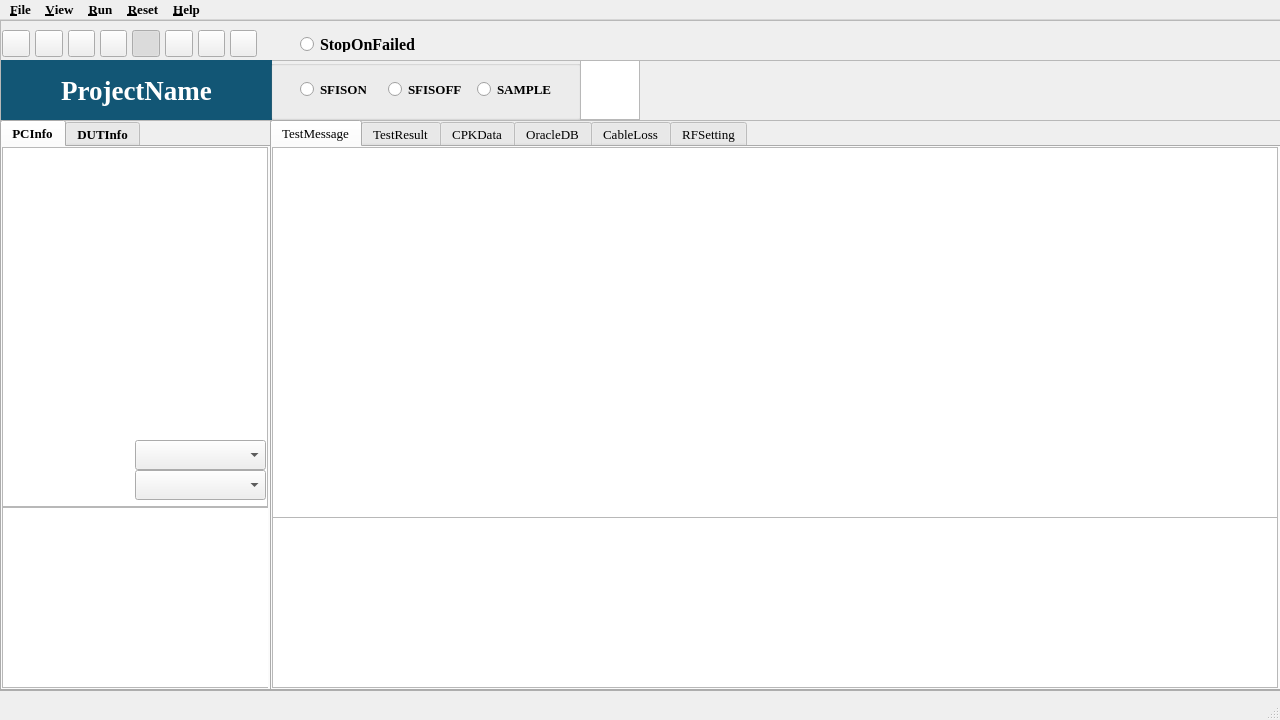
<?xml version="1.0" encoding="UTF-8"?>
<ui version="4.0">
 <class>MainWindow</class>
 <widget class="QMainWindow" name="MainWindow">
  <property name="geometry">
   <rect>
    <x>0</x>
    <y>0</y>
    <width>1280</width>
    <height>720</height>
   </rect>
  </property>
  <property name="minimumSize">
   <size>
    <width>1280</width>
    <height>720</height>
   </size>
  </property>
  <property name="maximumSize">
   <size>
    <width>1280</width>
    <height>720</height>
   </size>
  </property>
  <property name="font">
   <font>
    <family>Times New Roman</family>
    <pointsize>10</pointsize>
   </font>
  </property>
  <property name="windowTitle">
   <string>MFGTestTool</string>
  </property>
  <property name="windowIcon">
   <iconset>
    <normaloff>C:/Users/Administrator/.designer/backup/icon/matlab.ico</normaloff>C:/Users/Administrator/.designer/backup/icon/matlab.ico</iconset>
  </property>
  <widget class="QWidget" name="centralwidget">
   <widget class="QFrame" name="frame">
    <property name="geometry">
     <rect>
      <x>0</x>
      <y>0</y>
      <width>1281</width>
      <height>41</height>
     </rect>
    </property>
    <property name="frameShape">
     <enum>QFrame::StyledPanel</enum>
    </property>
    <property name="frameShadow">
     <enum>QFrame::Raised</enum>
    </property>
    <widget class="QPushButton" name="pb_Openfile">
     <property name="geometry">
      <rect>
       <x>2</x>
       <y>10</y>
       <width>28</width>
       <height>27</height>
      </rect>
     </property>
     <property name="toolTip">
      <string>Load Setting File</string>
     </property>
     <property name="styleSheet">
      <string notr="true">QPushButton{border-image: url(gif/open-folder.gif)}</string>
     </property>
     <property name="text">
      <string/>
     </property>
     <property name="checkable">
      <bool>true</bool>
     </property>
     <property name="checked">
      <bool>false</bool>
     </property>
     <property name="autoExclusive">
      <bool>true</bool>
     </property>
    </widget>
    <widget class="QPushButton" name="pb_Run">
     <property name="geometry">
      <rect>
       <x>35</x>
       <y>10</y>
       <width>28</width>
       <height>27</height>
      </rect>
     </property>
     <property name="toolTip">
      <string>Run Testing</string>
     </property>
     <property name="styleSheet">
      <string notr="true">QPushButton{border-image: url(gif/fastforward.gif)}</string>
     </property>
     <property name="text">
      <string/>
     </property>
     <property name="checkable">
      <bool>true</bool>
     </property>
     <property name="checked">
      <bool>false</bool>
     </property>
     <property name="autoExclusive">
      <bool>true</bool>
     </property>
    </widget>
    <widget class="QPushButton" name="pb_Devicemgr">
     <property name="geometry">
      <rect>
       <x>100</x>
       <y>10</y>
       <width>27</width>
       <height>27</height>
      </rect>
     </property>
     <property name="toolTip">
      <string>Device Manager</string>
     </property>
     <property name="styleSheet">
      <string notr="true">QPushButton{border-image: url(gif/home.gif)}</string>
     </property>
     <property name="text">
      <string/>
     </property>
     <property name="checkable">
      <bool>true</bool>
     </property>
     <property name="checked">
      <bool>false</bool>
     </property>
     <property name="autoExclusive">
      <bool>true</bool>
     </property>
    </widget>
    <widget class="QPushButton" name="pb_Remote">
     <property name="geometry">
      <rect>
       <x>68</x>
       <y>10</y>
       <width>27</width>
       <height>27</height>
      </rect>
     </property>
     <property name="toolTip">
      <string>Connect Remote PC</string>
     </property>
     <property name="styleSheet">
      <string notr="true">QPushButton{border-image: url(gif/user.gif)}</string>
     </property>
     <property name="text">
      <string/>
     </property>
     <property name="checkable">
      <bool>true</bool>
     </property>
     <property name="checked">
      <bool>false</bool>
     </property>
     <property name="autoExclusive">
      <bool>true</bool>
     </property>
    </widget>
    <widget class="QPushButton" name="pb_Register">
     <property name="geometry">
      <rect>
       <x>165</x>
       <y>10</y>
       <width>28</width>
       <height>27</height>
      </rect>
     </property>
     <property name="toolTip">
      <string>Register</string>
     </property>
     <property name="styleSheet">
      <string notr="true">QPushButton{border-image: url(gif/calendar.gif)}</string>
     </property>
     <property name="text">
      <string/>
     </property>
     <property name="checkable">
      <bool>true</bool>
     </property>
     <property name="checked">
      <bool>false</bool>
     </property>
     <property name="autoExclusive">
      <bool>true</bool>
     </property>
    </widget>
    <widget class="QPushButton" name="pb_Command">
     <property name="geometry">
      <rect>
       <x>132</x>
       <y>10</y>
       <width>28</width>
       <height>27</height>
      </rect>
     </property>
     <property name="toolTip">
      <string>Dos Command</string>
     </property>
     <property name="styleSheet">
      <string notr="true">QPushButton{border-image: url(gif/edit.gif)}</string>
     </property>
     <property name="text">
      <string/>
     </property>
     <property name="checkable">
      <bool>true</bool>
     </property>
     <property name="checked">
      <bool>true</bool>
     </property>
     <property name="autoExclusive">
      <bool>true</bool>
     </property>
    </widget>
    <widget class="QPushButton" name="pb_PingTest">
     <property name="geometry">
      <rect>
       <x>230</x>
       <y>10</y>
       <width>27</width>
       <height>27</height>
      </rect>
     </property>
     <property name="toolTip">
      <string>Ping Host Test</string>
     </property>
     <property name="styleSheet">
      <string notr="true">QPushButton{border-image: url(gif/headphones.gif)}</string>
     </property>
     <property name="text">
      <string/>
     </property>
     <property name="checkable">
      <bool>true</bool>
     </property>
     <property name="checked">
      <bool>false</bool>
     </property>
     <property name="autoExclusive">
      <bool>true</bool>
     </property>
    </widget>
    <widget class="QPushButton" name="pb_Keyboard">
     <property name="geometry">
      <rect>
       <x>198</x>
       <y>10</y>
       <width>27</width>
       <height>27</height>
      </rect>
     </property>
     <property name="toolTip">
      <string>Soft KeyBoard</string>
     </property>
     <property name="styleSheet">
      <string notr="true">QPushButton{border-image: url(gif/cart.gif)}</string>
     </property>
     <property name="text">
      <string/>
     </property>
     <property name="checkable">
      <bool>true</bool>
     </property>
     <property name="checked">
      <bool>false</bool>
     </property>
     <property name="autoExclusive">
      <bool>true</bool>
     </property>
    </widget>
    <widget class="QRadioButton" name="radioButton">
     <property name="geometry">
      <rect>
       <x>300</x>
       <y>16</y>
       <width>121</width>
       <height>16</height>
      </rect>
     </property>
     <property name="font">
      <font>
       <family>Times New Roman</family>
       <pointsize>12</pointsize>
       <weight>75</weight>
       <bold>true</bold>
      </font>
     </property>
     <property name="text">
      <string>StopOnFailed</string>
     </property>
    </widget>
   </widget>
   <widget class="QFrame" name="frame_2">
    <property name="geometry">
     <rect>
      <x>0</x>
      <y>40</y>
      <width>1281</width>
      <height>61</height>
     </rect>
    </property>
    <property name="frameShape">
     <enum>QFrame::StyledPanel</enum>
    </property>
    <property name="frameShadow">
     <enum>QFrame::Raised</enum>
    </property>
    <widget class="QLabel" name="lb_ProjectName">
     <property name="geometry">
      <rect>
       <x>1</x>
       <y>0</y>
       <width>271</width>
       <height>60</height>
      </rect>
     </property>
     <property name="font">
      <font>
       <family>Times New Roman</family>
       <pointsize>20</pointsize>
       <weight>75</weight>
       <bold>true</bold>
      </font>
     </property>
     <property name="autoFillBackground">
      <bool>false</bool>
     </property>
     <property name="styleSheet">
      <string notr="true">color: rgb(255, 255, 255);
background-color: rgb(18, 86, 117);</string>
     </property>
     <property name="text">
      <string>ProjectName</string>
     </property>
     <property name="alignment">
      <set>Qt::AlignCenter</set>
     </property>
    </widget>
    <widget class="QGroupBox" name="groupBox">
     <property name="geometry">
      <rect>
       <x>270</x>
       <y>0</y>
       <width>311</width>
       <height>60</height>
      </rect>
     </property>
     <property name="title">
      <string/>
     </property>
     <widget class="QRadioButton" name="radioButton_2">
      <property name="geometry">
       <rect>
        <x>30</x>
        <y>20</y>
        <width>66</width>
        <height>19</height>
       </rect>
      </property>
      <property name="font">
       <font>
        <weight>75</weight>
        <bold>true</bold>
       </font>
      </property>
      <property name="text">
       <string>SFISON</string>
      </property>
     </widget>
     <widget class="QRadioButton" name="radioButton_3">
      <property name="geometry">
       <rect>
        <x>118</x>
        <y>20</y>
        <width>81</width>
        <height>19</height>
       </rect>
      </property>
      <property name="font">
       <font>
        <weight>75</weight>
        <bold>true</bold>
       </font>
      </property>
      <property name="text">
       <string>SFISOFF</string>
      </property>
     </widget>
     <widget class="QRadioButton" name="radioButton_4">
      <property name="geometry">
       <rect>
        <x>207</x>
        <y>20</y>
        <width>91</width>
        <height>19</height>
       </rect>
      </property>
      <property name="font">
       <font>
        <weight>75</weight>
        <bold>true</bold>
       </font>
      </property>
      <property name="text">
       <string>SAMPLE</string>
      </property>
     </widget>
    </widget>
    <widget class="QGraphicsView" name="graphicsView">
     <property name="geometry">
      <rect>
       <x>580</x>
       <y>0</y>
       <width>60</width>
       <height>60</height>
      </rect>
     </property>
     <property name="styleSheet">
      <string notr="true"/>
     </property>
    </widget>
   </widget>
   <widget class="QFrame" name="frame_3">
    <property name="geometry">
     <rect>
      <x>0</x>
      <y>100</y>
      <width>271</width>
      <height>571</height>
     </rect>
    </property>
    <property name="maximumSize">
     <size>
      <width>271</width>
      <height>621</height>
     </size>
    </property>
    <property name="frameShape">
     <enum>QFrame::StyledPanel</enum>
    </property>
    <property name="frameShadow">
     <enum>QFrame::Raised</enum>
    </property>
    <widget class="QTabWidget" name="tabWidget">
     <property name="geometry">
      <rect>
       <x>0</x>
       <y>0</y>
       <width>271</width>
       <height>571</height>
      </rect>
     </property>
     <property name="font">
      <font>
       <weight>75</weight>
       <bold>true</bold>
       <stylestrategy>PreferAntialias</stylestrategy>
      </font>
     </property>
     <property name="currentIndex">
      <number>0</number>
     </property>
     <widget class="QWidget" name="tab">
      <attribute name="title">
       <string>PCInfo</string>
      </attribute>
      <widget class="QFrame" name="frame_5">
       <property name="geometry">
        <rect>
         <x>0</x>
         <y>0</y>
         <width>266</width>
         <height>541</height>
        </rect>
       </property>
       <property name="frameShape">
        <enum>QFrame::StyledPanel</enum>
       </property>
       <property name="frameShadow">
        <enum>QFrame::Raised</enum>
       </property>
       <widget class="QTableView" name="tv_PCInfo">
        <property name="enabled">
         <bool>true</bool>
        </property>
        <property name="geometry">
         <rect>
          <x>0</x>
          <y>0</y>
          <width>266</width>
          <height>360</height>
         </rect>
        </property>
        <property name="font">
         <font>
          <family>Times New Roman</family>
          <pointsize>10</pointsize>
          <weight>75</weight>
          <bold>true</bold>
          <stylestrategy>PreferAntialias</stylestrategy>
         </font>
        </property>
        <property name="editTriggers">
         <set>QAbstractItemView::NoEditTriggers</set>
        </property>
        <attribute name="verticalHeaderVisible">
         <bool>false</bool>
        </attribute>
       </widget>
       <widget class="QPlainTextEdit" name="pte_SFISLog">
        <property name="geometry">
         <rect>
          <x>0</x>
          <y>360</y>
          <width>271</width>
          <height>181</height>
         </rect>
        </property>
        <property name="font">
         <font>
          <family>Times New Roman</family>
          <weight>75</weight>
          <bold>true</bold>
         </font>
        </property>
        <property name="styleSheet">
         <string notr="true">color: rgb(255, 0, 0);</string>
        </property>
       </widget>
       <widget class="QComboBox" name="cbb_FIXCOM">
        <property name="enabled">
         <bool>true</bool>
        </property>
        <property name="geometry">
         <rect>
          <x>133</x>
          <y>293</y>
          <width>131</width>
          <height>30</height>
         </rect>
        </property>
        <property name="font">
         <font>
          <pointsize>11</pointsize>
          <weight>75</weight>
          <bold>true</bold>
          <stylestrategy>PreferAntialias</stylestrategy>
         </font>
        </property>
       </widget>
       <widget class="QComboBox" name="cbb_DUTCOM">
        <property name="geometry">
         <rect>
          <x>133</x>
          <y>323</y>
          <width>131</width>
          <height>30</height>
         </rect>
        </property>
        <property name="font">
         <font>
          <pointsize>11</pointsize>
          <weight>75</weight>
          <bold>true</bold>
          <stylestrategy>PreferAntialias</stylestrategy>
         </font>
        </property>
       </widget>
      </widget>
     </widget>
     <widget class="QWidget" name="tab_2">
      <attribute name="title">
       <string>DUTInfo</string>
      </attribute>
      <widget class="QTableView" name="tv_DUTInfo">
       <property name="geometry">
        <rect>
         <x>0</x>
         <y>-1</y>
         <width>266</width>
         <height>271</height>
        </rect>
       </property>
       <property name="font">
        <font>
         <family>Times New Roman</family>
         <pointsize>10</pointsize>
         <weight>75</weight>
         <bold>true</bold>
         <stylestrategy>PreferAntialias</stylestrategy>
        </font>
       </property>
      </widget>
      <widget class="QPlainTextEdit" name="pte_DUTLog">
       <property name="geometry">
        <rect>
         <x>0</x>
         <y>270</y>
         <width>266</width>
         <height>280</height>
        </rect>
       </property>
      </widget>
     </widget>
    </widget>
   </widget>
   <widget class="QFrame" name="frame_4">
    <property name="geometry">
     <rect>
      <x>270</x>
      <y>100</y>
      <width>1011</width>
      <height>571</height>
     </rect>
    </property>
    <property name="frameShape">
     <enum>QFrame::StyledPanel</enum>
    </property>
    <property name="frameShadow">
     <enum>QFrame::Raised</enum>
    </property>
    <widget class="QTabWidget" name="tabWidget_2">
     <property name="geometry">
      <rect>
       <x>0</x>
       <y>0</y>
       <width>1011</width>
       <height>571</height>
      </rect>
     </property>
     <property name="currentIndex">
      <number>0</number>
     </property>
     <widget class="QWidget" name="tab_TestMessage">
      <attribute name="title">
       <string>TestMessage</string>
      </attribute>
      <widget class="QPlainTextEdit" name="pTE_TestLog">
       <property name="geometry">
        <rect>
         <x>0</x>
         <y>0</y>
         <width>1006</width>
         <height>371</height>
        </rect>
       </property>
      </widget>
      <widget class="QPlainTextEdit" name="pTE_SFCLog">
       <property name="geometry">
        <rect>
         <x>0</x>
         <y>370</y>
         <width>1006</width>
         <height>171</height>
        </rect>
       </property>
      </widget>
     </widget>
     <widget class="QWidget" name="tab_TestResult">
      <attribute name="title">
       <string>TestResult</string>
      </attribute>
      <widget class="QTableWidget" name="tableWidget">
       <property name="geometry">
        <rect>
         <x>0</x>
         <y>0</y>
         <width>1006</width>
         <height>381</height>
        </rect>
       </property>
      </widget>
      <widget class="QFrame" name="frame_6">
       <property name="geometry">
        <rect>
         <x>0</x>
         <y>380</y>
         <width>1001</width>
         <height>35</height>
        </rect>
       </property>
       <property name="frameShape">
        <enum>QFrame::StyledPanel</enum>
       </property>
       <property name="frameShadow">
        <enum>QFrame::Raised</enum>
       </property>
       <widget class="QLabel" name="lb_ErrorCode">
        <property name="geometry">
         <rect>
          <x>0</x>
          <y>0</y>
          <width>1001</width>
          <height>35</height>
         </rect>
        </property>
        <property name="sizePolicy">
         <sizepolicy hsizetype="Expanding" vsizetype="Expanding">
          <horstretch>0</horstretch>
          <verstretch>0</verstretch>
         </sizepolicy>
        </property>
        <property name="font">
         <font>
          <family>Comic Sans MS</family>
          <pointsize>12</pointsize>
          <weight>75</weight>
          <italic>false</italic>
          <bold>true</bold>
         </font>
        </property>
        <property name="styleSheet">
         <string notr="true">background-color: rgb(169, 200, 145);
color: rgb(255, 0, 0);
</string>
        </property>
        <property name="text">
         <string>ErrorCode:</string>
        </property>
       </widget>
      </widget>
      <widget class="QFrame" name="frame_7">
       <property name="geometry">
        <rect>
         <x>0</x>
         <y>418</y>
         <width>1001</width>
         <height>120</height>
        </rect>
       </property>
       <property name="frameShape">
        <enum>QFrame::StyledPanel</enum>
       </property>
       <property name="frameShadow">
        <enum>QFrame::Raised</enum>
       </property>
       <widget class="QLabel" name="lb_TestStatus">
        <property name="geometry">
         <rect>
          <x>0</x>
          <y>-1</y>
          <width>1001</width>
          <height>121</height>
         </rect>
        </property>
        <property name="font">
         <font>
          <family>Comic Sans MS</family>
          <pointsize>60</pointsize>
          <weight>75</weight>
          <bold>true</bold>
         </font>
        </property>
        <property name="text">
         <string>Running......</string>
        </property>
        <property name="alignment">
         <set>Qt::AlignCenter</set>
        </property>
       </widget>
      </widget>
     </widget>
     <widget class="QWidget" name="tab_CPKData">
      <attribute name="title">
       <string>CPKData</string>
      </attribute>
     </widget>
     <widget class="QWidget" name="tab_OracleDB">
      <attribute name="title">
       <string>OracleDB</string>
      </attribute>
     </widget>
     <widget class="QWidget" name="tab_CableLoss">
      <attribute name="title">
       <string>CableLoss</string>
      </attribute>
     </widget>
     <widget class="QWidget" name="tab_RFSetting">
      <attribute name="title">
       <string>RFSetting</string>
      </attribute>
     </widget>
    </widget>
   </widget>
  </widget>
  <widget class="QMenuBar" name="menubar">
   <property name="geometry">
    <rect>
     <x>0</x>
     <y>0</y>
     <width>1280</width>
     <height>21</height>
    </rect>
   </property>
   <property name="font">
    <font>
     <family>Times New Roman</family>
     <pointsize>10</pointsize>
     <weight>75</weight>
     <bold>true</bold>
    </font>
   </property>
   <widget class="QMenu" name="menuFile">
    <property name="font">
     <font>
      <family>Times New Roman</family>
      <pointsize>10</pointsize>
     </font>
    </property>
    <property name="title">
     <string>&amp;File</string>
    </property>
    <addaction name="actionLoad_Setting_File"/>
    <addaction name="actionExit"/>
   </widget>
   <widget class="QMenu" name="menu_View">
    <property name="font">
     <font>
      <family>Times New Roman</family>
      <pointsize>10</pointsize>
     </font>
    </property>
    <property name="title">
     <string>&amp;View</string>
    </property>
    <addaction name="actionTest_Panel"/>
    <addaction name="actionTest_Message"/>
    <addaction name="separator"/>
    <addaction name="actionSFIS_Message"/>
    <addaction name="actionFIX_COM"/>
    <addaction name="actionDUT_COM"/>
   </widget>
   <widget class="QMenu" name="menu_Run">
    <property name="font">
     <font>
      <family>Times New Roman</family>
      <pointsize>10</pointsize>
     </font>
    </property>
    <property name="title">
     <string>&amp;Run</string>
    </property>
    <addaction name="actionStop_On_Failed"/>
    <addaction name="actionStayOnTop"/>
    <addaction name="actionOracleAccess"/>
    <addaction name="actionCableLosss"/>
    <addaction name="actionOnlyDebug"/>
    <addaction name="separator"/>
    <addaction name="actionPreTestMode"/>
    <addaction name="actionRebootDUT"/>
    <addaction name="actionAdbInitCheck"/>
   </widget>
   <widget class="QMenu" name="menu_Reset">
    <property name="font">
     <font>
      <family>Times New Roman</family>
      <pointsize>10</pointsize>
     </font>
    </property>
    <property name="title">
     <string>&amp;Reset</string>
    </property>
    <addaction name="actionZero_Ant"/>
    <addaction name="actionZero_Con"/>
    <addaction name="actionZero_Pass"/>
    <addaction name="actionZero_Fail"/>
   </widget>
   <widget class="QMenu" name="menu_Help">
    <property name="font">
     <font>
      <family>Times New Roman</family>
      <pointsize>10</pointsize>
     </font>
    </property>
    <property name="title">
     <string>&amp;Help</string>
    </property>
    <addaction name="action_About"/>
   </widget>
   <addaction name="menuFile"/>
   <addaction name="menu_View"/>
   <addaction name="menu_Run"/>
   <addaction name="menu_Reset"/>
   <addaction name="menu_Help"/>
  </widget>
  <widget class="QStatusBar" name="statusbar"/>
  <action name="actionLoad_Setting_File">
   <property name="text">
    <string>&amp;Load Setting File</string>
   </property>
  </action>
  <action name="actionExit">
   <property name="text">
    <string>&amp;Exit</string>
   </property>
  </action>
  <action name="actionTest_Panel">
   <property name="text">
    <string>Test Panel</string>
   </property>
   <property name="font">
    <font>
     <family>Times New Roman</family>
    </font>
   </property>
  </action>
  <action name="actionTest_Message">
   <property name="text">
    <string>Test Message</string>
   </property>
  </action>
  <action name="actionSFIS_Message">
   <property name="text">
    <string>SFIS Message</string>
   </property>
  </action>
  <action name="actionFIX_COM">
   <property name="text">
    <string>FIX COM</string>
   </property>
  </action>
  <action name="actionDUT_COM">
   <property name="text">
    <string>DUT COM</string>
   </property>
  </action>
  <action name="actionStop_On_Failed">
   <property name="text">
    <string>StopOnFailed</string>
   </property>
  </action>
  <action name="actionStayOnTop">
   <property name="text">
    <string>StayOnTop</string>
   </property>
  </action>
  <action name="actionOracleAccess">
   <property name="text">
    <string>OracleAccess</string>
   </property>
  </action>
  <action name="actionCableLosss">
   <property name="text">
    <string>CableLosss</string>
   </property>
  </action>
  <action name="actionOnlyDebug">
   <property name="text">
    <string>OnlyDebug</string>
   </property>
  </action>
  <action name="actionPreTestMode">
   <property name="text">
    <string>PreTestMode</string>
   </property>
  </action>
  <action name="actionRebootDUT">
   <property name="text">
    <string>RebootDUT</string>
   </property>
  </action>
  <action name="actionAdbInitCheck">
   <property name="text">
    <string>AdbInitCheck</string>
   </property>
  </action>
  <action name="actionZero_Ant">
   <property name="text">
    <string>Zero Ant</string>
   </property>
  </action>
  <action name="actionZero_Con">
   <property name="text">
    <string>Zero Con</string>
   </property>
  </action>
  <action name="actionZero_Pass">
   <property name="text">
    <string>Zero Pass</string>
   </property>
  </action>
  <action name="actionZero_Fail">
   <property name="text">
    <string>Zero Fail</string>
   </property>
  </action>
  <action name="action_About">
   <property name="text">
    <string>&amp;About</string>
   </property>
  </action>
 </widget>
 <resources/>
 <connections/>
</ui>
